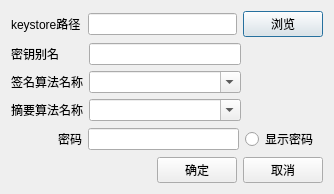
<?xml version="1.0" encoding="UTF-8"?>
<ui version="4.0">
 <class>SetKey</class>
 <widget class="QDialog" name="SetKey">
  <property name="geometry">
   <rect>
    <x>0</x>
    <y>0</y>
    <width>334</width>
    <height>186</height>
   </rect>
  </property>
  <property name="maximumSize">
   <size>
    <width>16777215</width>
    <height>186</height>
   </size>
  </property>
  <property name="windowTitle">
   <string>设置密钥</string>
  </property>
  <layout class="QVBoxLayout" name="verticalLayout">
   <item>
    <layout class="QHBoxLayout" name="horizontalLayout">
     <item>
      <widget class="QLabel" name="LabelPath">
       <property name="text">
        <string>keystore路径</string>
       </property>
      </widget>
     </item>
     <item>
      <widget class="QLineEdit" name="LineEditPath">
       <property name="enabled">
        <bool>true</bool>
       </property>
       <property name="acceptDrops">
        <bool>true</bool>
       </property>
       <property name="autoFillBackground">
        <bool>false</bool>
       </property>
       <property name="dragEnabled">
        <bool>false</bool>
       </property>
       <property name="readOnly">
        <bool>true</bool>
       </property>
      </widget>
     </item>
     <item>
      <widget class="QPushButton" name="ButtonScan">
       <property name="text">
        <string>浏览</string>
       </property>
      </widget>
     </item>
    </layout>
   </item>
   <item>
    <layout class="QHBoxLayout" name="horizontalLayout_4">
     <item>
      <widget class="QLabel" name="LabelAliases">
       <property name="sizePolicy">
        <sizepolicy hsizetype="Fixed" vsizetype="Preferred">
         <horstretch>0</horstretch>
         <verstretch>0</verstretch>
        </sizepolicy>
       </property>
       <property name="minimumSize">
        <size>
         <width>72</width>
         <height>0</height>
        </size>
       </property>
       <property name="sizeIncrement">
        <size>
         <width>0</width>
         <height>0</height>
        </size>
       </property>
       <property name="text">
        <string>密钥别名</string>
       </property>
      </widget>
     </item>
     <item>
      <widget class="QLineEdit" name="LineEditAliases"/>
     </item>
     <item>
      <spacer name="horizontalSpacer_4">
       <property name="orientation">
        <enum>Qt::Horizontal</enum>
       </property>
       <property name="sizeType">
        <enum>QSizePolicy::Fixed</enum>
       </property>
       <property name="sizeHint" stdset="0">
        <size>
         <width>82</width>
         <height>20</height>
        </size>
       </property>
      </spacer>
     </item>
    </layout>
   </item>
   <item>
    <layout class="QHBoxLayout" name="horizontalLayout_5">
     <item>
      <widget class="QLabel" name="LabelSigalg">
       <property name="sizePolicy">
        <sizepolicy hsizetype="Fixed" vsizetype="Preferred">
         <horstretch>0</horstretch>
         <verstretch>0</verstretch>
        </sizepolicy>
       </property>
       <property name="minimumSize">
        <size>
         <width>72</width>
         <height>0</height>
        </size>
       </property>
       <property name="text">
        <string>签名算法名称</string>
       </property>
      </widget>
     </item>
     <item>
      <widget class="QComboBox" name="ComboBoxSigalg">
       <property name="editable">
        <bool>true</bool>
       </property>
      </widget>
     </item>
     <item>
      <spacer name="horizontalSpacer_5">
       <property name="orientation">
        <enum>Qt::Horizontal</enum>
       </property>
       <property name="sizeType">
        <enum>QSizePolicy::Fixed</enum>
       </property>
       <property name="sizeHint" stdset="0">
        <size>
         <width>82</width>
         <height>20</height>
        </size>
       </property>
      </spacer>
     </item>
    </layout>
   </item>
   <item>
    <layout class="QHBoxLayout" name="horizontalLayout_6">
     <item>
      <widget class="QLabel" name="LabelDigestalg">
       <property name="sizePolicy">
        <sizepolicy hsizetype="Fixed" vsizetype="Preferred">
         <horstretch>0</horstretch>
         <verstretch>0</verstretch>
        </sizepolicy>
       </property>
       <property name="minimumSize">
        <size>
         <width>72</width>
         <height>0</height>
        </size>
       </property>
       <property name="text">
        <string>摘要算法名称</string>
       </property>
      </widget>
     </item>
     <item>
      <widget class="QComboBox" name="ComboBoxDigestalg">
       <property name="editable">
        <bool>true</bool>
       </property>
      </widget>
     </item>
     <item>
      <spacer name="horizontalSpacer_6">
       <property name="orientation">
        <enum>Qt::Horizontal</enum>
       </property>
       <property name="sizeType">
        <enum>QSizePolicy::Fixed</enum>
       </property>
       <property name="sizeHint" stdset="0">
        <size>
         <width>82</width>
         <height>20</height>
        </size>
       </property>
      </spacer>
     </item>
    </layout>
   </item>
   <item>
    <layout class="QHBoxLayout" name="horizontalLayout_2">
     <item>
      <spacer name="horizontalSpacer_2">
       <property name="orientation">
        <enum>Qt::Horizontal</enum>
       </property>
       <property name="sizeType">
        <enum>QSizePolicy::Fixed</enum>
       </property>
       <property name="sizeHint" stdset="0">
        <size>
         <width>47</width>
         <height>20</height>
        </size>
       </property>
      </spacer>
     </item>
     <item>
      <widget class="QLabel" name="LabelKey">
       <property name="text">
        <string>密码</string>
       </property>
      </widget>
     </item>
     <item>
      <widget class="QLineEdit" name="LineEditKey">
       <property name="echoMode">
        <enum>QLineEdit::Password</enum>
       </property>
      </widget>
     </item>
     <item>
      <widget class="QRadioButton" name="RadioButton1">
       <property name="text">
        <string>显示密码</string>
       </property>
      </widget>
     </item>
     <item>
      <spacer name="horizontalSpacer_3">
       <property name="orientation">
        <enum>Qt::Horizontal</enum>
       </property>
       <property name="sizeType">
        <enum>QSizePolicy::Fixed</enum>
       </property>
       <property name="sizeHint" stdset="0">
        <size>
         <width>5</width>
         <height>20</height>
        </size>
       </property>
      </spacer>
     </item>
    </layout>
   </item>
   <item>
    <layout class="QHBoxLayout" name="horizontalLayout_3">
     <item>
      <spacer name="horizontalSpacer">
       <property name="orientation">
        <enum>Qt::Horizontal</enum>
       </property>
       <property name="sizeHint" stdset="0">
        <size>
         <width>40</width>
         <height>20</height>
        </size>
       </property>
      </spacer>
     </item>
     <item>
      <widget class="QPushButton" name="ButtonOk">
       <property name="text">
        <string>确定</string>
       </property>
      </widget>
     </item>
     <item>
      <widget class="QPushButton" name="ButtonCancel">
       <property name="text">
        <string>取消</string>
       </property>
      </widget>
     </item>
    </layout>
   </item>
  </layout>
 </widget>
 <resources/>
 <connections>
  <connection>
   <sender>ButtonOk</sender>
   <signal>clicked()</signal>
   <receiver>SetKey</receiver>
   <slot>accept()</slot>
   <hints>
    <hint type="sourcelabel">
     <x>176</x>
     <y>86</y>
    </hint>
    <hint type="destinationlabel">
     <x>169</x>
     <y>96</y>
    </hint>
   </hints>
  </connection>
  <connection>
   <sender>ButtonCancel</sender>
   <signal>clicked()</signal>
   <receiver>SetKey</receiver>
   <slot>reject()</slot>
   <hints>
    <hint type="sourcelabel">
     <x>277</x>
     <y>84</y>
    </hint>
    <hint type="destinationlabel">
     <x>278</x>
     <y>92</y>
    </hint>
   </hints>
  </connection>
 </connections>
</ui>
